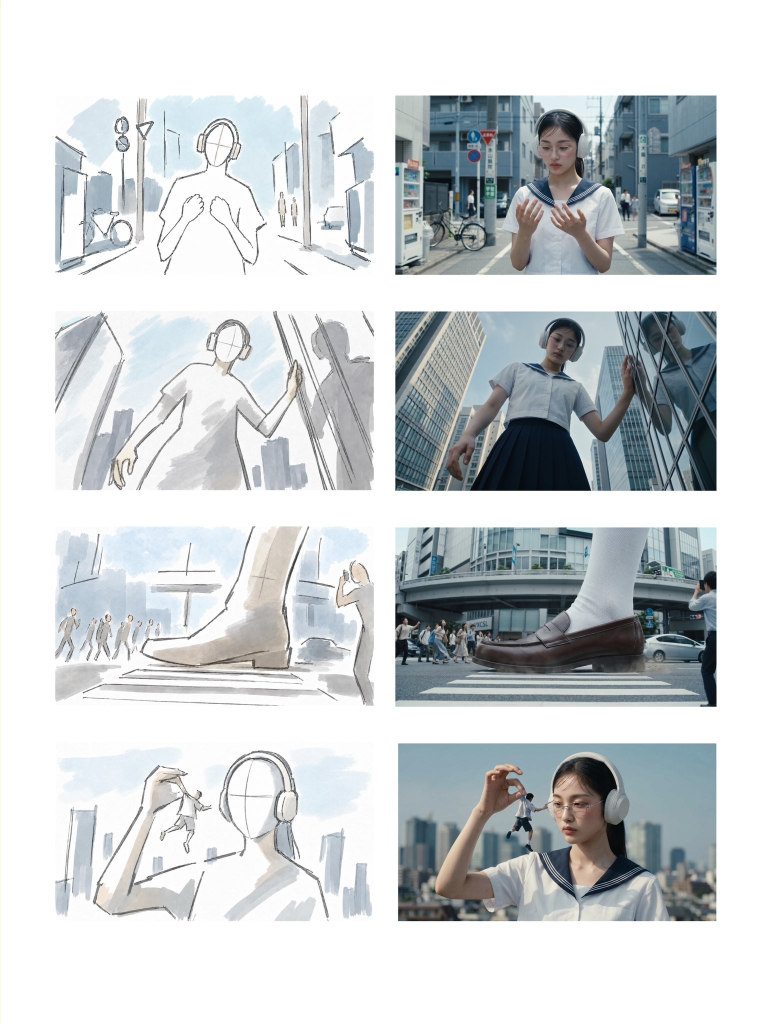
#> input picture ai-visual-director/assets/blue_gray_previs_reference.jpeg, 1548 x 2048 px (shown at 1/2 size)
$ python -i validate_scene_package.py   (imports and definitions only)
#> lines starting #> are read from the running program, lines starting #| are printed output that depends on the picture
#!/usr/bin/env python3
"""Validate Scene Canon v2 state or strict six-asset delivery."""

from __future__ import annotations

import argparse
import hashlib
import json
import math
import re
import sys
from itertools import combinations
from pathlib import Path
from typing import Any, Iterable

import resolve_worker_image as worker_resolver
from build_review_board import compose_review_board

try:
    from PIL import Image
except ImportError:  # delivery fails closed below
    Image = None


SKILL_DIR = Path(__file__).resolve().parents[1]
REFERENCES_DIR = SKILL_DIR / "references"
MACHINE_ASSET_IDS = ["CDM_001", "SRM_001", "COV_001", "COV_002", "COV_003", "SCL_001"]
ROLE_BY_ASSET = {
    "CDM_001": "source_aligned_diagnostic",
    "SRM_001": "elevated_spatial_relation",
    "COV_001": "left_adjacent_continuity",
    "COV_002": "right_adjacent_continuity",
    "COV_003": "motion_reveal",
    "SCL_001": "scale_landmark_depth",
}
TYPE_BY_ASSET = {
    "CDM_001": "canonical_diagnostic_master",
    "SRM_001": "spatial_relational_master",
    "COV_001": "coverage_plate",
    "COV_002": "coverage_plate",
    "COV_003": "coverage_plate",
    "SCL_001": "scale_landmark",
}
DEPENDENCIES = {
    "CDM_001": [],
    "SRM_001": ["CDM_001"],
    "COV_001": ["CDM_001", "SRM_001"],
    "COV_002": ["CDM_001", "SRM_001"],
    "COV_003": ["CDM_001", "SRM_001", "COV_001", "COV_002"],
    "SCL_001": ["CDM_001", "SRM_001", "COV_003"],
}
STAGES = {"CDM_001": 1, "SRM_001": 2, "COV_001": 3, "COV_002": 3, "COV_003": 4, "SCL_001": 5}
PLACEHOLDER = re.compile(r"\b(?:todo|tbd|placeholder|fixture evidence|replace me|lorem ipsum)\b|<[^>]+>", re.I)
TRANSLATIONAL = {"truck", "crane", "orbit", "approach", "departure"}


# [5 lines left out: function read_json, not called in this run]


def sha256_bytes(data: bytes) -> str:
    return hashlib.sha256(data).hexdigest()


def sha256_file(path: Path) -> str:
    return sha256_bytes(path.read_bytes())


def sha256_text(text: str) -> str:
    return sha256_bytes(text.encode("utf-8"))


def canonical_json_hash(value: Any) -> str:
    payload = json.dumps(value, ensure_ascii=False, sort_keys=True, separators=(",", ":"))
    return sha256_text(payload)


# [109 lines left out: functions resolve_ref, type_matches, validate_schema_value, local_path, require_local_file, dimensions, not called in this run]


def image_hashes(path: Path) -> tuple[int, int, int]:
    if Image is None:
        raise RuntimeError("Pillow is required for perceptual duplicate detection")
    values: list[int] = []
    with Image.open(path) as source:
#> source is the input picture: PIL image 1548x2048 RGB; mean R, G, B 204.7, 208.9, 210.9
        image = source.convert("L")
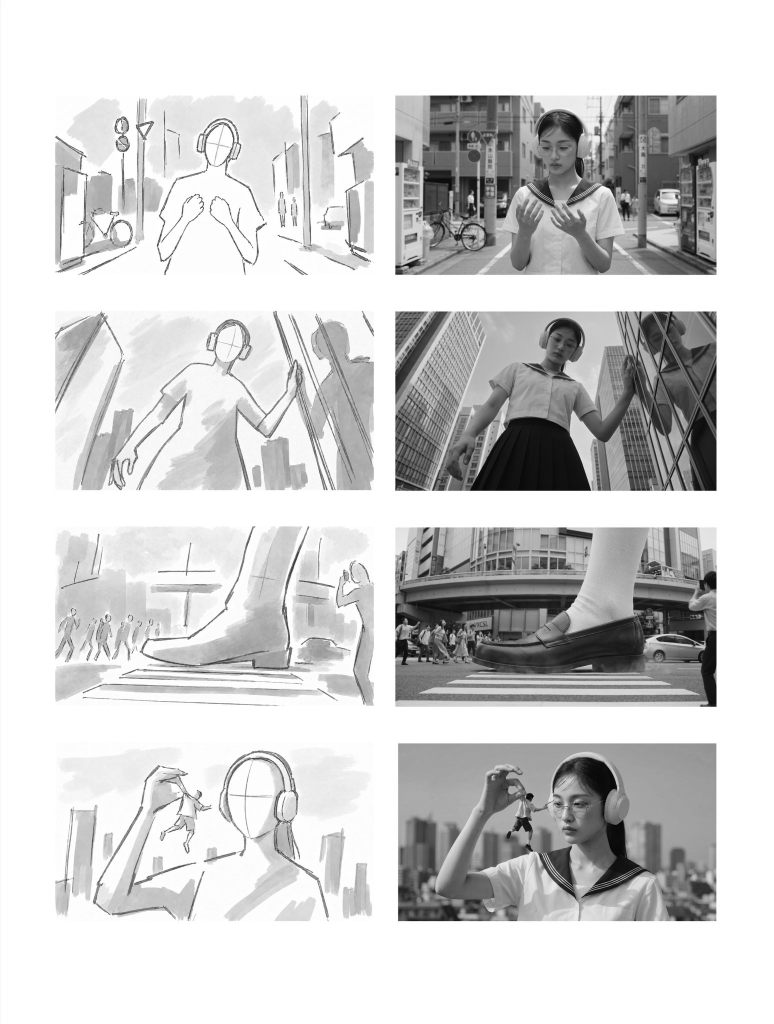
#> image: PIL image 1548x2048 L (shown at 1/2 size); min 0, max 255, mean 207.8
        for fraction in (1.0, 0.9, 0.8):
            if fraction < 1.0:
                width, height = image.size
                left = int(width * (1.0 - fraction) / 2.0)
                top = int(height * (1.0 - fraction) / 2.0)
                current = image.crop((left, top, width - left, height - top))
            else:
                current = image
            current = current.resize((9, 8), Image.Resampling.LANCZOS)
            pixels = list(current.getdata())
            bits = 0
            for row in range(8):
                for column in range(8):
                    left_value = pixels[row * 9 + column]
                    right_value = pixels[row * 9 + column + 1]
                    bits = (bits << 1) | int(right_value > left_value)
            values.append(bits)
#> this loop made 3 passes
#> pass 2, in image_hashes, `current = image.crop((left, top, width - left, height - top))`:
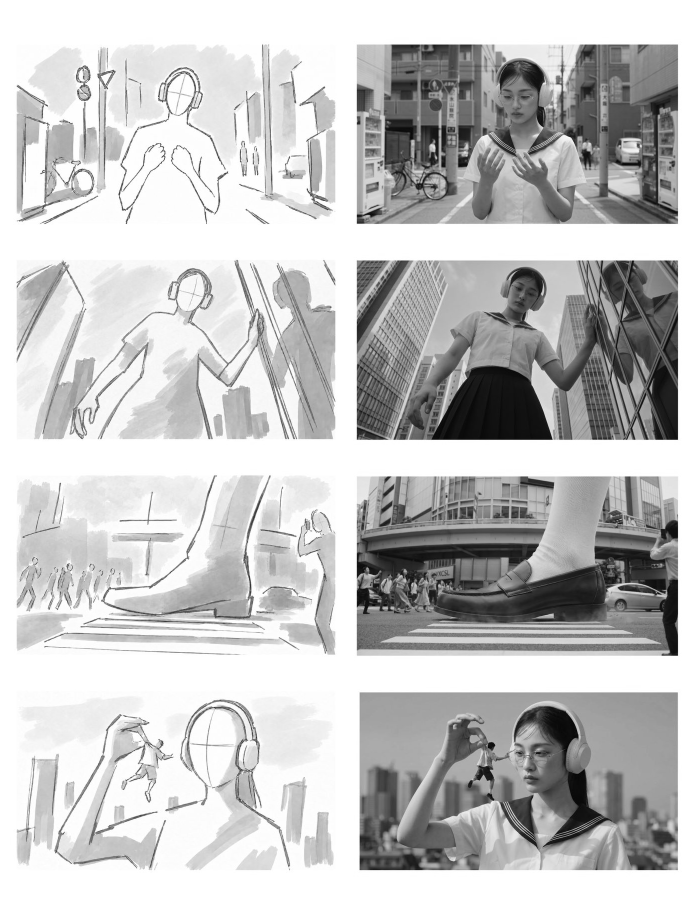
#> current: PIL image 1394x1844 L (shown at 1/2 size); min 0, max 255, mean 196.9
#> pass 3, in image_hashes, `current = image.crop((left, top, width - left, height - top))`:
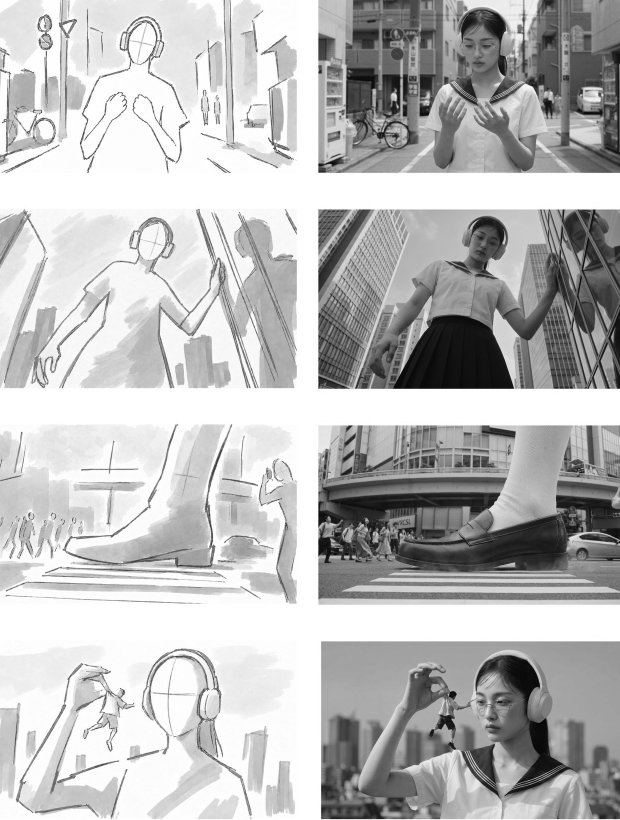
#> current: PIL image 1240x1640 L (shown at 1/2 size); min 0, max 255, mean 187.1
#> after the loop, values = [2685628908021309797, 7333408320883351909, 9693576550886547877]
    return tuple(values)  # type: ignore[return-value]


# [14 lines left out: functions decoded_pixel_sha256, similarity_thumbnail, not called in this run]


def hamming(a: int, b: int) -> int:
    return (a ^ b).bit_count()


# [30 lines left out: functions pose_tuple, flatten_strings, values_for_key, not called in this run]


def meaningful(text: str, minimum: int = 80) -> bool:
    return len(text.strip()) >= minimum and not PLACEHOLDER.search(text)


# [984 lines left out: functions validate_graph, validate_reference_manifest, validate_prompt_publication, validate_live_worker_lineage, validate_package, main, not called in this run]


# [2 lines not run here, left out]

>>> result = image_hashes('../../ai-visual-director/assets/blue_gray_previs_reference.jpeg')
#> result = (2685628908021309797, 7333408320883351909, 9693576550886547877)
